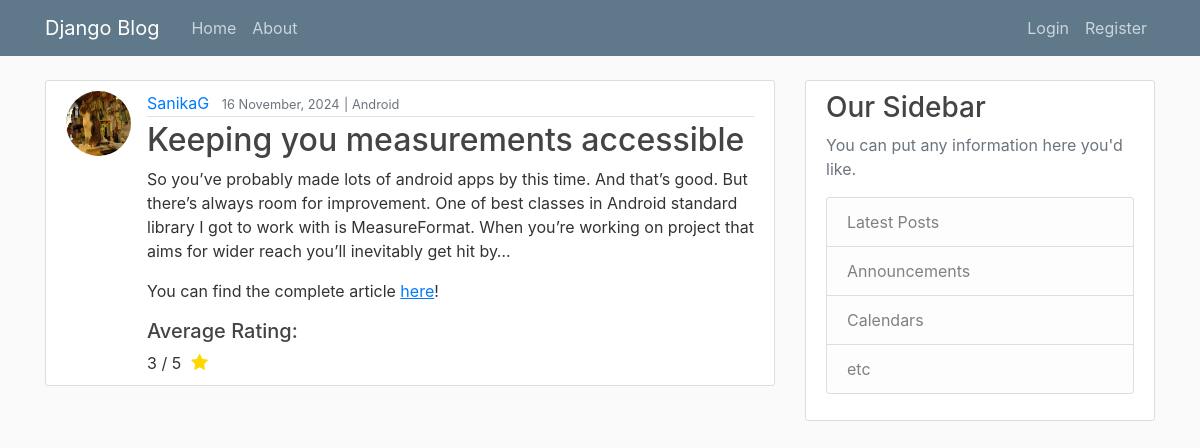
The page /post/10490/ on the database its author committed.
### blog/models.py (models this page shows, shortened)
class Posts(models.Model):
    title=models.CharField(max_length=100)
    content=models.TextField()
    date_posted=models.DateTimeField(default=timezone.now)
    post_url = models.URLField(null = False)
    author=models.ForeignKey(User, on_delete=models.CASCADE)
    category=models.ForeignKey(Category, on_delete=models.CASCADE, default=1)
    def average_rating(self) -> float:
        return Interaction.objects.filter(blog_id=self).aggregate(Avg("rating"))["rating__avg"] or 0

class Category(models.Model):
    catName = models.CharField(max_length=30)
    def __str__(self):
        return self.catName

### users/models.py (models this page shows, shortened)
class Profile(models.Model):
    user=models.OneToOneField(User, on_delete=models.CASCADE)
    contact_number=models.CharField(default='0000000000', max_length=12)
    image=models.ImageField(default='default.jpg', upload_to='profile_pics')

### blog/views.py (the view)
# urls.py: path('post/<int:pk>/', PostDetailView.as_view(), name='post-detail'),
class PostDetailView(DetailView):
    model = Posts
    def get_context_data(self, **kwargs):
        context = super().get_context_data(**kwargs)
        context['average_rating'] = self.object.average_rating()
        context['stars'] = range(1, 6)  # 1 to 5 stars
        if self.request.user.is_authenticated:
            interaction = Interaction.objects.filter(user_id=self.request.user, blog_id=self.object).first()
            context['user_rating'] = interaction.rating if interaction else 0  # Ensure this is correct
        return context

### blog/templates/blog/posts_detail.html (shortened to what this page needs)
{% extends "blog/base.html" %}
{% block content %}
<article class="media content-section">
    <img class="rounded-circle article-img" src="{{ object.author.profile.image.url }}">
    <div class="media-body">
        <div class="article-metadata">
            <a class="mr-2" href="{% url 'user-posts' object.author.username %}">{{ object.author }}</a>
            <small class="text-muted">{{ object.date_posted|date:"d F, Y" }}</small>
            <small class="text-muted"> | {{ object.category }}</small>
        </div>
        <h2 class="article-title">{{ object.title }}</h2>
        <p class="article-content">{{ object.content }}</p>
        <p>You can find the complete article <a href="{{ object.post_url }}"><u>here</u></a>!</p>
        <div class="rating-section">
            <div class="rating-left">
                <h5>Average Rating:</h5>
                <div class="stars-average">
                    <span class="average-rating-text">{{ average_rating }} / 5</span>
                    <span class="fa fa-star checked"></span>
                </div>
            </div>
        </div>
    </div>
</article>
{% endblock content %}

### blog/static/blog/main.css (style rules this page uses)
body { background: #fafafa; color: #333333; margin-top: 5rem; }
h1, h2, h3, h4, h5, h6 { color: #444444; }
.content-section { background: #ffffff; padding: 10px 20px; border: 1px solid #dddddd; border-radius: 3px; margin-bottom: 20px; }
.article-title { color: #444444; }
.article-content { white-space: pre-line; }
.article-img { height: 65px; width: 65px; margin-right: 16px; }
.article-metadata { padding-bottom: 1px; margin-bottom: 4px; border-bottom: 1px solid #e3e3e3 }
.rating-section { display: flex; justify-content: space-between; align-items: center; }
.rating-left { flex: 1; }
.stars-average { display: inline-flex; align-items: center; font-size: 16px; }
.stars-average .fa-star { color: gold; margin-left: 5px; font-size: 18px; vertical-align: middle; }
.stars-average .average-rating-text { color: #333; line-height: 1; }
.fa-star { color: #ddd; font-size: 20px; }
.checked { color: gold; }
.stars-average span { margin-right: 5px; }

### rows shown on the page
Posts: author.profile.image (picture), author "SanikaG", date_posted "16 November, 2024", category "Android", title "Keeping you measurements accessible", content "So you’ve probably made lots of android apps by this time. And that’s good. But there’s always room for improvement. One of best classes in Android standard library I got to work with is MeasureFormat. When you’re working on project that aims for wider reach you’ll inevitably get hit by…"

### other values the page prints
{{ average_rating }} "3"
